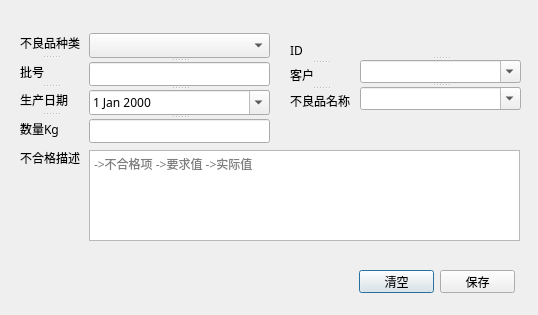
<?xml version="1.0" encoding="UTF-8"?>
<ui version="4.0">
 <class>new_unpass</class>
 <widget class="QDialog" name="new_unpass">
  <property name="geometry">
   <rect>
    <x>0</x>
    <y>0</y>
    <width>538</width>
    <height>315</height>
   </rect>
  </property>
  <property name="minimumSize">
   <size>
    <width>538</width>
    <height>315</height>
   </size>
  </property>
  <property name="maximumSize">
   <size>
    <width>538</width>
    <height>315</height>
   </size>
  </property>
  <property name="font">
   <font>
    <family>微软雅黑</family>
   </font>
  </property>
  <property name="windowTitle">
   <string>不合格品登记</string>
  </property>
  <property name="windowIcon">
   <iconset>
    <normaloff>icons/error.png</normaloff>icons/error.png</iconset>
  </property>
  <widget class="QPushButton" name="btn_clear">
   <property name="geometry">
    <rect>
     <x>359</x>
     <y>270</y>
     <width>75</width>
     <height>23</height>
    </rect>
   </property>
   <property name="text">
    <string>清空</string>
   </property>
   <property name="icon">
    <iconset>
     <normaloff>icons/delete_file_32px.ico</normaloff>icons/delete_file_32px.ico</iconset>
   </property>
  </widget>
  <widget class="QPushButton" name="btn_save_new_unpass">
   <property name="geometry">
    <rect>
     <x>440</x>
     <y>270</y>
     <width>75</width>
     <height>23</height>
    </rect>
   </property>
   <property name="text">
    <string>保存</string>
   </property>
   <property name="icon">
    <iconset>
     <normaloff>icons/Save_32px.ico</normaloff>icons/Save_32px.ico</iconset>
   </property>
  </widget>
  <widget class="QTextEdit" name="new_unpass_desc">
   <property name="geometry">
    <rect>
     <x>89</x>
     <y>150</y>
     <width>431</width>
     <height>91</height>
    </rect>
   </property>
   <property name="sizePolicy">
    <sizepolicy hsizetype="MinimumExpanding" vsizetype="Maximum">
     <horstretch>0</horstretch>
     <verstretch>0</verstretch>
    </sizepolicy>
   </property>
   <property name="placeholderText">
    <string>-&gt;不合格项 -&gt;要求值 -&gt;实际值</string>
   </property>
  </widget>
  <widget class="QLabel" name="label_8">
   <property name="geometry">
    <rect>
     <x>20</x>
     <y>150</y>
     <width>60</width>
     <height>16</height>
    </rect>
   </property>
   <property name="text">
    <string>不合格描述</string>
   </property>
  </widget>
  <widget class="QSplitter" name="splitter">
   <property name="geometry">
    <rect>
     <x>89</x>
     <y>33</y>
     <width>181</width>
     <height>111</height>
    </rect>
   </property>
   <property name="orientation">
    <enum>Qt::Vertical</enum>
   </property>
   <widget class="QComboBox" name="new_unpasstype">
    <property name="sizePolicy">
     <sizepolicy hsizetype="Maximum" vsizetype="Expanding">
      <horstretch>0</horstretch>
      <verstretch>0</verstretch>
     </sizepolicy>
    </property>
   </widget>
   <widget class="QLineEdit" name="new_batch"/>
   <widget class="QDateEdit" name="date_produce">
    <property name="calendarPopup">
     <bool>true</bool>
    </property>
   </widget>
   <widget class="QLineEdit" name="new_unpass_qty"/>
  </widget>
  <widget class="QSplitter" name="splitter_2">
   <property name="geometry">
    <rect>
     <x>20</x>
     <y>30</y>
     <width>61</width>
     <height>111</height>
    </rect>
   </property>
   <property name="orientation">
    <enum>Qt::Vertical</enum>
   </property>
   <widget class="QLabel" name="label">
    <property name="text">
     <string>不良品种类</string>
    </property>
   </widget>
   <widget class="QLabel" name="label_3">
    <property name="text">
     <string>批号</string>
    </property>
   </widget>
   <widget class="QLabel" name="label_4">
    <property name="text">
     <string>生产日期</string>
    </property>
   </widget>
   <widget class="QLabel" name="label_7">
    <property name="text">
     <string>数量Kg</string>
    </property>
    <property name="alignment">
     <set>Qt::AlignLeading|Qt::AlignLeft|Qt::AlignVCenter</set>
    </property>
   </widget>
  </widget>
  <widget class="QSplitter" name="splitter_3">
   <property name="geometry">
    <rect>
     <x>360</x>
     <y>40</y>
     <width>161</width>
     <height>71</height>
    </rect>
   </property>
   <property name="orientation">
    <enum>Qt::Vertical</enum>
   </property>
   <widget class="QLabel" name="new_id">
    <property name="text">
     <string/>
    </property>
   </widget>
   <widget class="QComboBox" name="comb_new_coustom">
    <property name="editable">
     <bool>true</bool>
    </property>
   </widget>
   <widget class="QComboBox" name="comb_new_unpassname">
    <property name="editable">
     <bool>true</bool>
    </property>
   </widget>
  </widget>
  <widget class="QSplitter" name="splitter_4">
   <property name="geometry">
    <rect>
     <x>290</x>
     <y>40</y>
     <width>61</width>
     <height>71</height>
    </rect>
   </property>
   <property name="orientation">
    <enum>Qt::Vertical</enum>
   </property>
   <widget class="QLabel" name="label_6">
    <property name="text">
     <string>ID</string>
    </property>
   </widget>
   <widget class="QLabel" name="label_2">
    <property name="text">
     <string>客户</string>
    </property>
   </widget>
   <widget class="QLabel" name="label_5">
    <property name="text">
     <string>不良品名称</string>
    </property>
   </widget>
  </widget>
 </widget>
 <tabstops>
  <tabstop>new_unpasstype</tabstop>
  <tabstop>new_batch</tabstop>
  <tabstop>date_produce</tabstop>
  <tabstop>new_unpass_qty</tabstop>
  <tabstop>comb_new_coustom</tabstop>
  <tabstop>comb_new_unpassname</tabstop>
  <tabstop>new_unpass_desc</tabstop>
  <tabstop>btn_save_new_unpass</tabstop>
  <tabstop>btn_clear</tabstop>
 </tabstops>
 <resources/>
 <connections/>
</ui>
